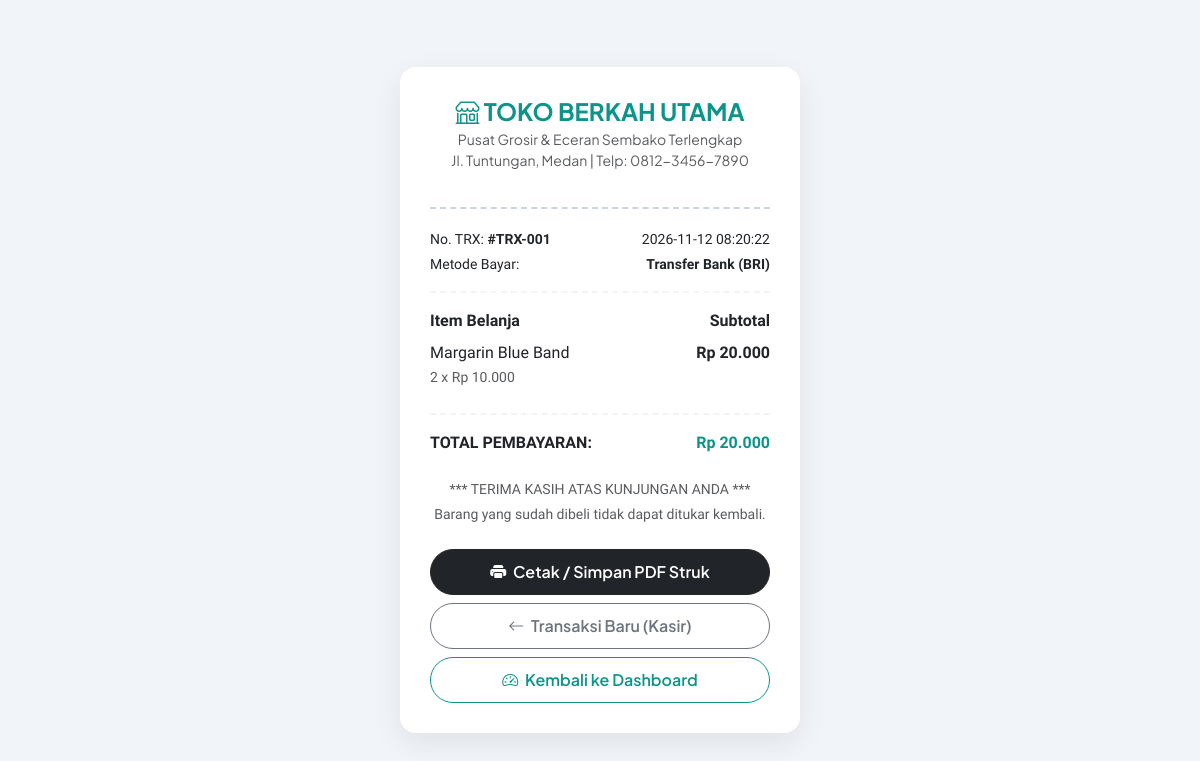
The page /struk/1 (signed in) on the database its author committed.
### tables this page shows
CREATE TABLE penjualan (
            id_penjualan INTEGER PRIMARY KEY AUTOINCREMENT,
            waktu_transaksi TIMESTAMP DEFAULT CURRENT_TIMESTAMP,
            total_harga INTEGER NOT NULL,
            metode_pembayaran TEXT NOT NULL
        );

CREATE TABLE barang (
            id_barang INTEGER PRIMARY KEY AUTOINCREMENT,
            nama_barang TEXT NOT NULL,
            kategori TEXT NOT NULL,
            satuan TEXT NOT NULL,
            harga INTEGER NOT NULL,
            stok INTEGER NOT NULL
        );

CREATE TABLE detail_penjualan (
            id_detail INTEGER PRIMARY KEY AUTOINCREMENT,
            id_penjualan INTEGER,
            id_barang INTEGER,
            jumlah_beli INTEGER NOT NULL,
            subtotal INTEGER NOT NULL,
            FOREIGN KEY (id_penjualan) REFERENCES penjualan(id_penjualan),
            FOREIGN KEY (id_barang) REFERENCES barang(id_barang)
        );

### app.py (the view)
@app.route('/struk/<int:id_penjualan>')
@login_required
def struk(id_penjualan):
    conn = get_db_connection()
    transaksi = conn.execute('SELECT * FROM penjualan WHERE id_penjualan = ?', (id_penjualan,)).fetchone()
    detail = conn.execute('''
        SELECT d.*, b.nama_barang, b.harga, b.satuan
        FROM detail_penjualan d
        JOIN barang b ON d.id_barang = b.id_barang
        WHERE d.id_penjualan = ?
    ''', (id_penjualan,)).fetchone()
    conn.close()
    return render_template('struk.html', transaksi=transaksi, detail=detail)

### app.py (called while the page is built)
def get_db_connection():
    conn = sqlite3.connect(DB_NAME)
    conn.row_factory = sqlite3.Row
    return conn

def login_required(f):
    @wraps(f)
    def decorated_function(*args, **kwargs):
        if 'logged_in' not in session:
            return redirect(url_for('login'))
        return f(*args, **kwargs)
    return decorated_function

### templates/struk.html (shortened to what this page needs)
<!DOCTYPE html>
<html lang="id">
<head>
    <link href="https://cdn.jsdelivr.net/npm/bootstrap@5.3.0/dist/css/bootstrap.min.css" rel="stylesheet">
    <link rel="stylesheet" href="https://cdn.jsdelivr.net/npm/bootstrap-icons@1.10.5/font/bootstrap-icons.css">
</head>
<body>
    <div class="receipt-card">
        <div class="receipt-header">
            <h4 class="fw-bold mb-1" style="color: #0d9488;"><i class="bi bi-shop"></i> TOKO BERKAH UTAMA</h4>
            <p class="text-muted small mb-0">Pusat Grosir & Eceran Sembako Terlengkap</p>
            <p class="text-muted small">Jl. Tuntungan, Medan | Telp: 0812-3456-7890</p>
        </div>
        <div class="receipt-font small mb-3">
            <div class="d-flex justify-content-between">
                <span>No. TRX: <strong>#TRX-00{{ transaksi.id_penjualan }}</strong></span>
                <span>{{ transaksi.waktu_transaksi }}</span>
            </div>
            <div class="d-flex justify-content-between mt-1">
                <span>Metode Bayar:</span>
                <span class="fw-bold">{{ transaksi.metode_pembayaran }}</span>
            </div>
        </div>
        <hr style="border-top: 2px dashed #cbd5e1;">
        <div class="receipt-font mb-4">
            <div class="d-flex justify-content-between fw-bold mb-2">
                <span>Item Belanja</span>
                <span>Subtotal</span>
            </div>
            <div class="d-flex justify-content-between mb-1">
                <div>
                    <div>{{ detail.nama_barang }}</div>
                    <small class="text-muted">{{ detail.jumlah_beli }} x Rp {{ "{:,.0f}".format(detail.harga).replace(',', '.') }}</small>
                </div>
                <div class="fw-bold">Rp {{ "{:,.0f}".format(detail.subtotal).replace(',', '.') }}</div>
            </div>
        </div>
        <hr style="border-top: 2px dashed #cbd5e1;">
        <div class="receipt-font mb-4">
            <div class="d-flex justify-content-between fs-6 fw-bold">
                <span>TOTAL PEMBAYARAN:</span>
                <span style="color: #0d9488;">Rp {{ "{:,.0f}".format(transaksi.total_harga).replace(',', '.') }}</span>
            </div>
        </div>
        <div class="text-center text-muted small mb-4 receipt-font">
            <p class="mb-1">*** TERIMA KASIH ATAS KUNJUNGAN ANDA ***</p>
            <p class="mb-0">Barang yang sudah dibeli tidak dapat ditukar kembali.</p>
        </div>
        <div class="d-grid gap-2 no-print">
            <button onclick="window.print()" class="btn btn-dark btn-action">
                <i class="bi bi-printer-fill me-1"></i> Cetak / Simpan PDF Struk
            </button>
            <a href="/kasir" class="btn btn-outline-secondary btn-action">
                <i class="bi bi-arrow-left me-1"></i> Transaksi Baru (Kasir)
            </a>
            <a href="/dashboard" class="btn btn-outline-teal btn-action" style="color: #0d9488; border-color: #0d9488;">
                <i class="bi bi-speedometer2 me-1"></i> Kembali ke Dashboard
            </a>
        </div>
    </div>
</body>
</html>

### templates/struk.html (style rules this page uses)
body { font-family: 'Plus Jakarta Sans', sans-serif; background-color: #f1f5f9; display: flex; align-items: center; justify-content: center; min-height: 100vh; margin: 0; }
.receipt-card { background: white; width: 100%; max-width: 400px; padding: 30px; border-radius: 16px; box-shadow: 0 10px 30px rgba(0,0,0,0.08); }
.receipt-header { text-align: center; border-bottom: 2px dashed #cbd5e1; padding-bottom: 20px; margin-bottom: 20px; }
.receipt-font { font-family: 'Courier Prime', monospace; }
.btn-action { font-weight: 600; border-radius: 50px; padding: 10px 20px; }

### rows shown on the page
penjualan: total_harga "20.000"
barang: nama_barang "Margarin Blue Band", harga "10.000"
detail_penjualan: jumlah_beli "2", subtotal "20.000"
